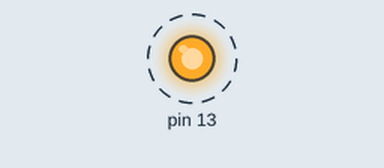
Recording of a sketch running on a simulated Arduino Uno, built with avr-gcc and run on an emulated ATmega328P. Parts: output pins drawn as LEDs (lit = HIGH). Dashed ring = blinking.

Above: at 0.6 s.
Timing chart, 0 to 5.8 s (numbered marks = the images above):
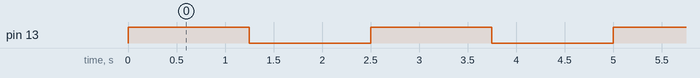

The sketch:

CO-MED-CH6-Q2.ino
```cpp
int count = 0;

void setup()
{
  pinMode(13,OUTPUT);

  while (count < 15)
  {
    digitalWrite(13,HIGH);
    delay(1250);
    digitalWrite(13,LOW);
    delay(1250);
     while (count < 10)
    {
    digitalWrite(13,HIGH);
    delay(1250);
    digitalWrite(13,LOW);
    delay(1250);
    count++;
   }
  }
}

void loop()
{

}
```

Measured:
- by itself, pin 13: alternates HIGH for 1.3 s and LOW for 1.3 s
